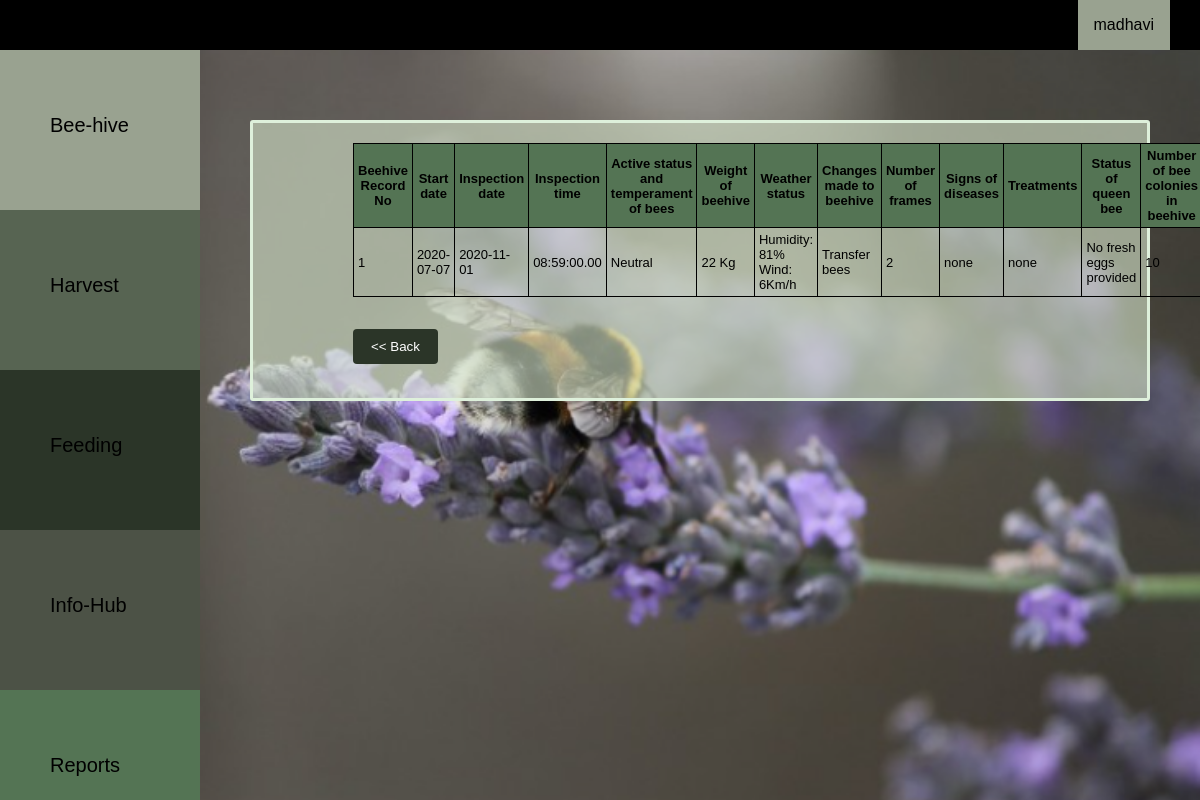
Before: /src/php/bk_fbeehivereport.php?beehiveno=1 (signed in) with the older database file.
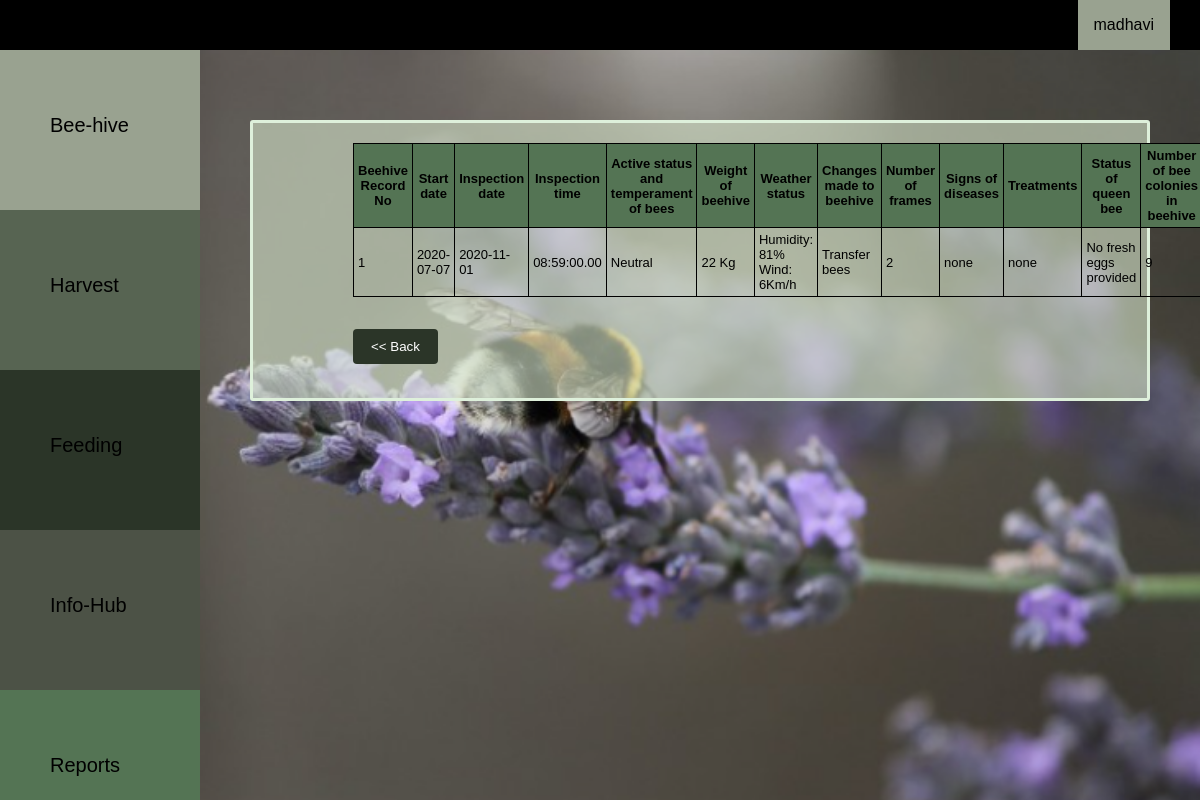
After: the same page with the newer database file.
### tables this page shows
CREATE TABLE `beehive` (
  `BeehiveRecNo` int(10) NOT NULL,
  `userID` int(10) NOT NULL,
  `beehiveno` int(10) NOT NULL,
  `sdate` date NOT NULL,
  `idate` date NOT NULL,
  `itime` time(2) NOT NULL,
  `actstatus` varchar(200) NOT NULL,
  `wbeehive` varchar(200) NOT NULL,
  `wstatus` varchar(200) NOT NULL,
  `cbeehive` varchar(200) NOT NULL,
  `noframes` int(50) NOT NULL,
  `disease` varchar(200) NOT NULL,
  `treatment` varchar(200) NOT NULL,
  `sqbee` varchar(200) NOT NULL,
  `bcolony` int(10) NOT NULL
);

### src/php/bk_fbeehivereport.php (the view, shortened to what this page needs)
<html>
	<head>
      <link rel="stylesheet" type="text/CSS" href="../../public/css/bk_style.css">
      <link rel="stylesheet" type="text/CSS" href="../../public/css/bk_catstyle.css">
	</head>
	<body>
<?php include('bk_navbar.php');
        include('bk_sidenavbar.php');?>
<div class="main">
  <div class="bhivecontainer">
            <center>
            <table >
                <tr style="background-color:#547454">
                <th>Beehive Record No</th>
                <th>Start date</th>
                <th>Inspection date</th>
                <th>Inspection time</th>
                <th>Active status and temperament of bees</th>
                <th>Weight of beehive</th>
                <th>Weather status</th>
                <th>Changes made to beehive</th>
                <th>Number of frames</th>
                <th>Signs of diseases</th>
                <th>Treatments</th>
                <th>Status of queen bee</th>
                <th>Number of bee colonies in beehive</th>
                </tr>
			<?php
if(isset($_GET['beehiveno'])){
$sql = "SELECT BeehiveRecNo,sdate,idate,itime,actstatus,wbeehive,wstatus,cbeehive,noframes,disease,treatment,sqbee,bcolony FROM beehive WHERE beehiveno='".$_GET['beehiveno']."'  and userID='".$_SESSION['userid']."'";
mysqli_query($connection, $sql);
$result = mysqli_query($connection,$sql);
		while($row=mysqli_fetch_assoc($result)){
        echo '<tr >';
        echo '<td>';
        echo $row['BeehiveRecNo'];
        echo '</td>';
        echo '<td>';
        echo $row['sdate'];
        echo '</td>';
        echo '<td>';
        echo $row['idate'];
        echo '</td>';
        echo '<td>';
        echo $row['itime'];
        echo '</td>';
        echo '<td>';
        echo $row['actstatus'];
        echo '</td>';
        echo '<td>';
        echo $row['wbeehive']." Kg";
        echo '</td>';
        echo '<td>';
        echo $row['wstatus'];
        echo '</td>';
        echo '<td>';
        echo $row['cbeehive'];
        echo '</td>';
        echo '<td>';
        echo $row['noframes'];
        echo '</td>';
        echo '<td>';
        echo $row['disease'];
        echo '</td>';
        echo '<td>';
        echo $row['treatment'];
        echo '</td>';
        echo '<td>';
        echo $row['sqbee'];
        echo '</td>';
        echo '<td>';
        echo $row['bcolony'];
        echo '</td>';
        echo '</tr>';
		}}?>
            </table></center>
            <form  action="bk_reports.php" method="post" >
        <div class="row">
        <input type="submit" value="<< Back" name="back" >
        </div>
        </form>
</div>
</div>
	</body>
</html>

Changed rows visible on the page:
changed beehive "Neutral": bcolony "10" → "9"
